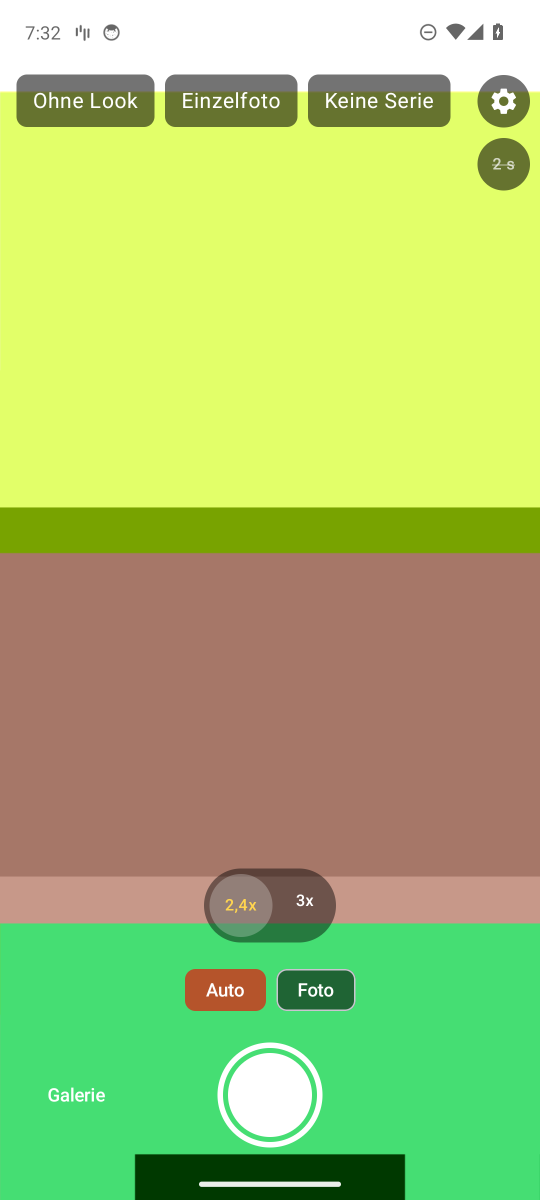
#> input picture screens/camera.png, 1080 x 2400 px (shown at 1/2 size)
$ python vergleich.py ../../screens/camera.png ../../screens/camera.png
#> lines starting #> are read from the running program, lines starting #| are printed output that depends on the picture; after the words box and inside, x2 and y2 are one past the last pixel; in counts of white or black regions, pixels touching at a corner belong together
"""Vergleich zweier Fotos derselben Szene (CayResim gegen Samsung) mit festen Messgroessen (CLAUDE.md Abschnitt 5).

Aufruf:  python3 -I tools/nacht-serie/vergleich.py <cayresim.jpg> <samsung.jpg> [weitere ...]
Die Fotos bleiben ausserhalb des Repositorys (CLAUDE.md Abschnitt 7).

Beide Bilder werden auf 1440 px lange Seite gebracht. Messgroessen (8-Bit-Werte des JPEG):
- Helligkeit: Mittel der Luma (0,299 R + 0,587 G + 0,114 B)
- dunkelste / hellste 1 %: 1. und 99. Perzentil der Luma (Schwarzpunkt, Lichter)
- Saettigung: Mittel von (max - min) / max ueber Pixel mit max > 20, in Prozent
- Korn: Streuung des Hochpasses (Pixel minus 3 x 3 Mittel) in dunklen glatten Flaechen (3 x 3 Mittel 5 bis 60)
- Kanten: Mittel des Betrags der Laplace-Antwort; hohes Korn hebt diesen Wert ebenfalls, deshalb nur zusammen mit
  Korn lesen
- Farbstich: Mittel je Kanal R / G / B in den dunkelsten 20 % (Schwarz sollte neutral sein)
"""
import sys

import numpy as np
from numpy.lib.stride_tricks import sliding_window_view
from PIL import Image


def measure(path):
#> called with path = '../../screens/camera.png'
    img = Image.open(path).convert("RGB")
    s = 1440 / max(img.size)
#> s = 0.6
    img = img.resize((round(img.width * s), round(img.height * s)), Image.BILINEAR)
#> img: PIL image 648x1440 RGB
    im = np.asarray(img).astype(float)
    y = 0.299 * im[..., 0] + 0.587 * im[..., 1] + 0.114 * im[..., 2]
    mx = im.max(2); mn = im.min(2)
    sat = np.where(mx > 20, (mx - mn) / np.maximum(mx, 1), np.nan)
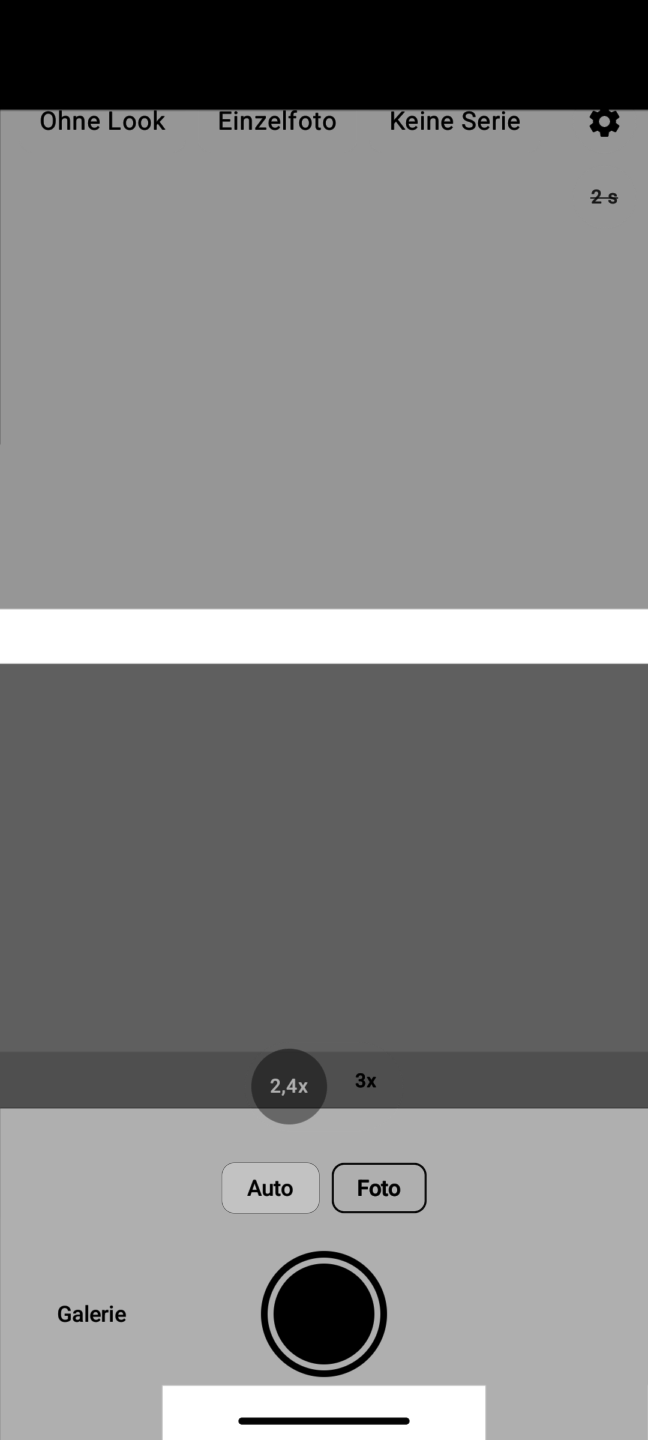
#> sat: shape (1440, 648) float64; min 0, max 1, mean 0.507
    lap = y[1:-1, 1:-1] * 4 - y[:-2, 1:-1] - y[2:, 1:-1] - y[1:-1, :-2] - y[1:-1, 2:]
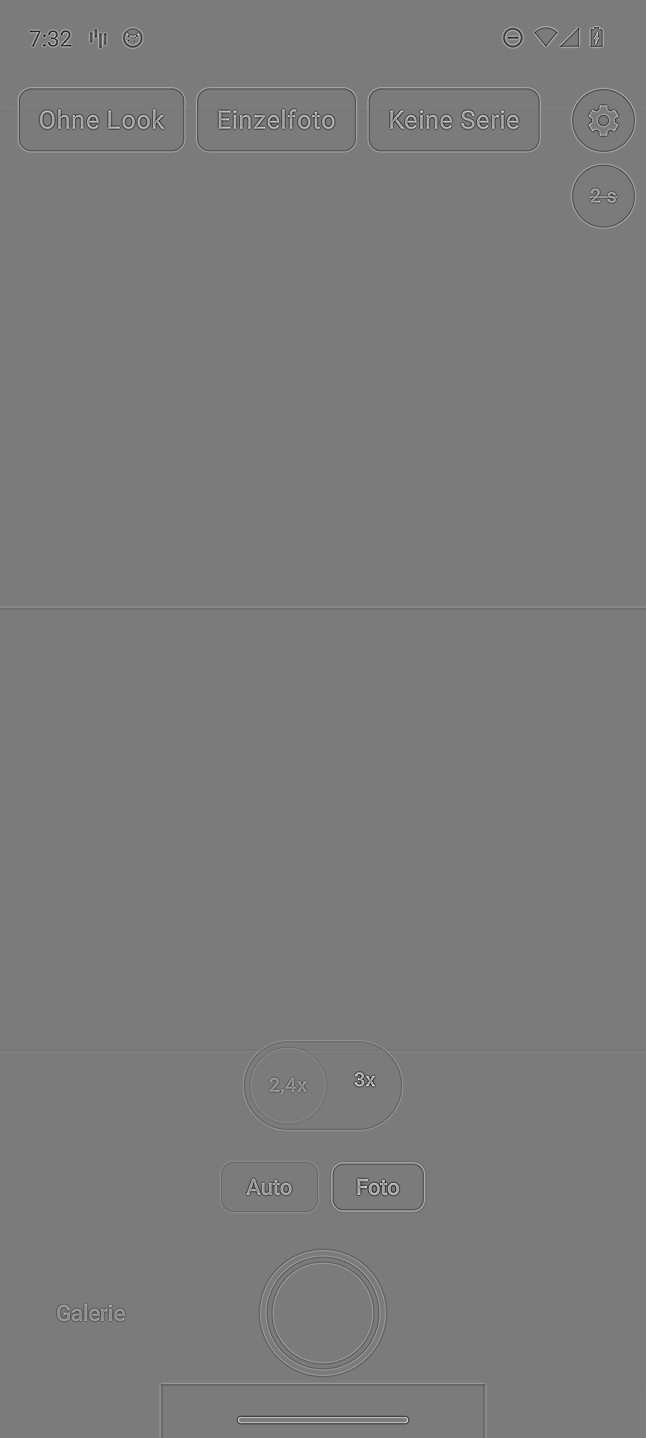
#> lap: shape (1438, 646) float64; min -270, max 289.1, mean 0; drawn with min black and max white
    blur = sliding_window_view(y, (3, 3)).mean((-1, -2))
    hp = y[1:-1, 1:-1] - blur
    flat = (blur > 5) & (blur < 60)
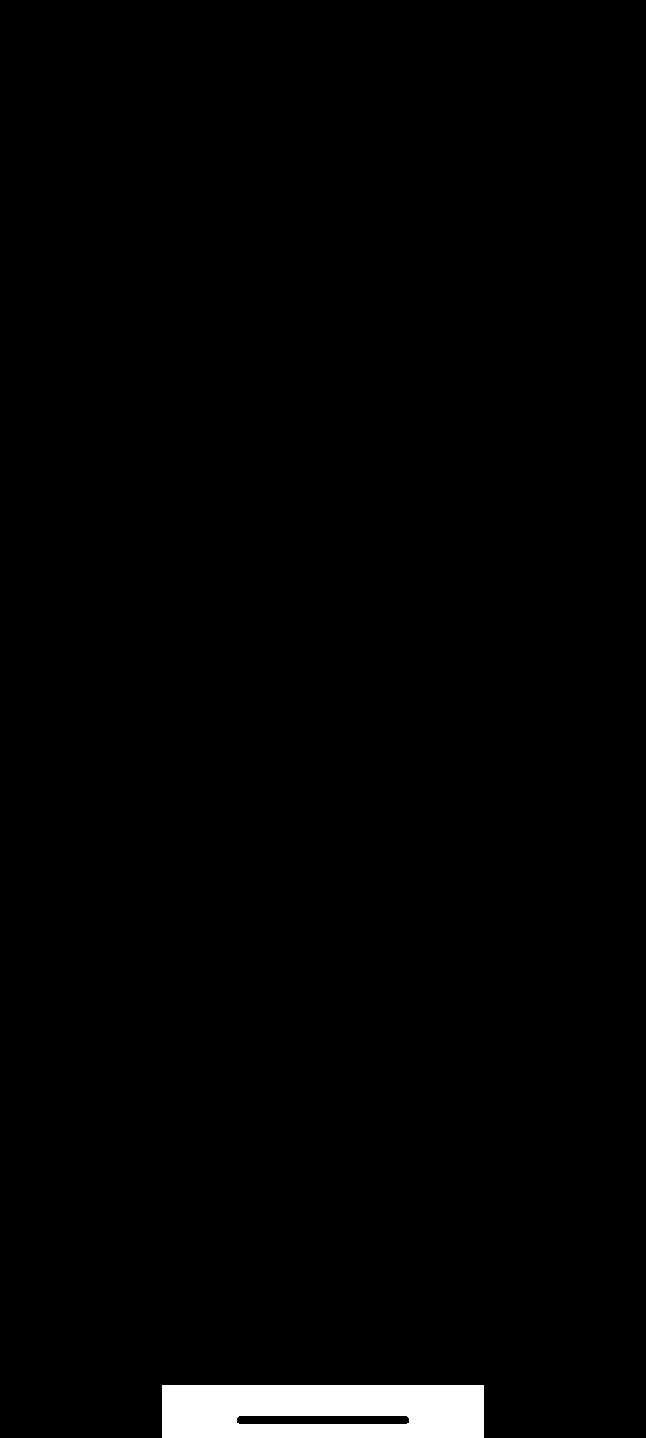
#> flat: shape (1438, 646) bool; 1.7% white; 1 white region, box (x1, y1, x2, y2) and area: (162, 1385, 484, 1438) 15700
    dark = y <= np.percentile(y, 20)
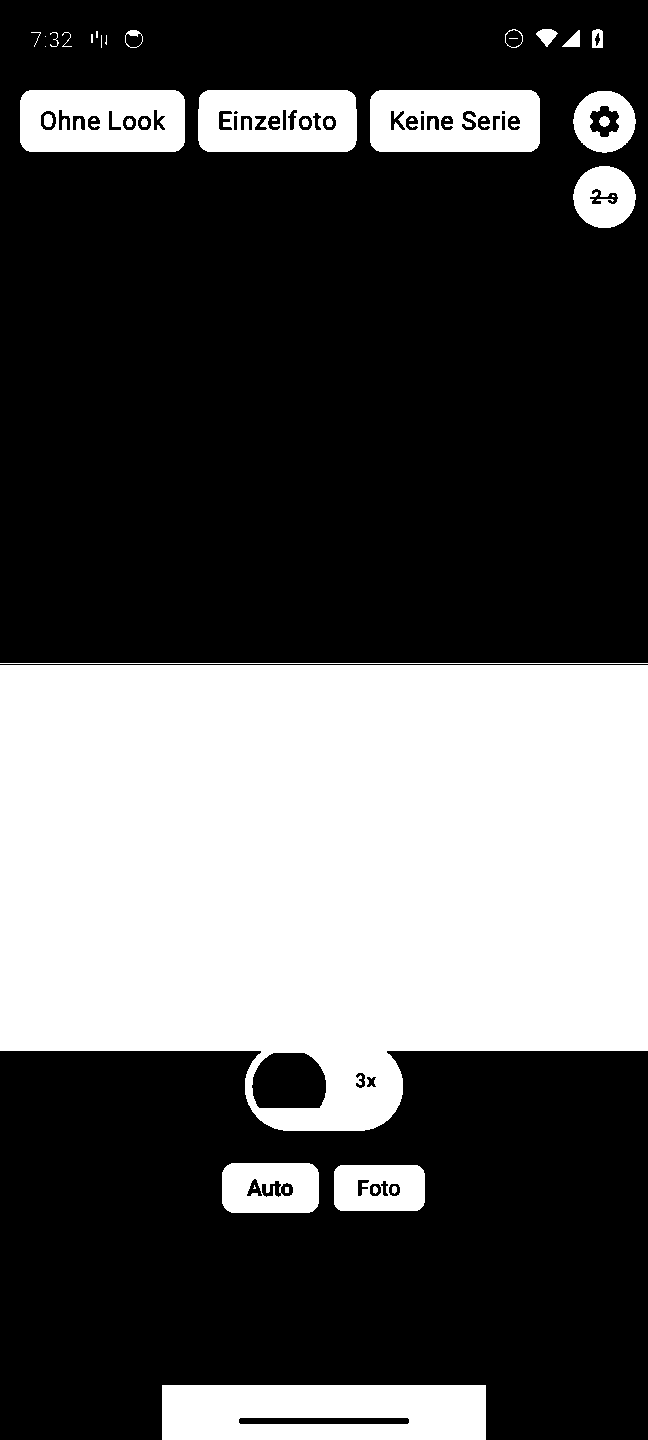
#> dark: shape (1440, 648) bool; 34% white; 42 white regions (15 under 20 px), largest, box (x1, y1, x2, y2) and area: (0, 665, 648, 1131) 257890, (162, 1385, 486, 1440) 16804, (370, 90, 540, 152) 9393
    rgb = [im[..., c][dark].mean() for c in range(3)]
#> rgb = [147.5, 114.2, 92.64]
    return dict(hell=y.mean(), p1=np.percentile(y, 1), p99=np.percentile(y, 99), sat=np.nanmean(sat) * 100,
                korn=hp[flat].std() if flat.any() else float("nan"), kanten=np.abs(lap).mean(), stich=rgb)


def fmt(v):
    return f"{v:.1f}".replace(".", ",")


def main():
    if len(sys.argv) < 3:
        sys.exit(__doc__)
    rows = [(p.split("/")[-1], measure(p)) for p in sys.argv[1:]]
#> rows = 2 items
    print(f"{'Datei':28s} {'Helligkeit':>10s} {'1 %':>6s} {'99 %':>6s} {'Saettigung':>11s} {'Korn':>6s} {'Kanten':>7s}  Schwarz R / G / B")
    for name, m in rows:
        print(f"{name[:28]:28s} {fmt(m['hell']):>10s} {fmt(m['p1']):>6s} {fmt(m['p99']):>6s} {fmt(m['sat']) + ' %':>11s} "
              f"{fmt(m['korn']):>6s} {fmt(m['kanten']):>7s}  {' / '.join(fmt(c) for c in m['stich'])}")
#> this loop made 2 passes
#> name on passes 1 to 2: 'camera.png', 'camera.png'
#| camera.png                        176,1   33,5  255,0      50,7 %    2,8     1,7  147,5 / 114,2 / 92,6
#| camera.png                        176,1   33,5  255,0      50,7 %    2,8     1,7  147,5 / 114,2 / 92,6


if __name__ == "__main__":
    main()
